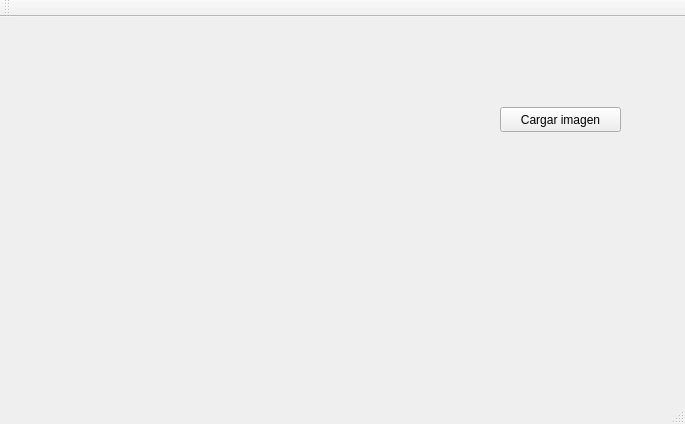
<?xml version="1.0" encoding="UTF-8"?>
<ui version="4.0">
 <class>MainWindow</class>
 <widget class="QMainWindow" name="MainWindow">
  <property name="geometry">
   <rect>
    <x>0</x>
    <y>0</y>
    <width>685</width>
    <height>424</height>
   </rect>
  </property>
  <property name="windowTitle">
   <string>MainWindow</string>
  </property>
  <widget class="QWidget" name="centralWidget">
   <widget class="QPushButton" name="pushButton">
    <property name="geometry">
     <rect>
      <x>500</x>
      <y>90</y>
      <width>121</width>
      <height>25</height>
     </rect>
    </property>
    <property name="text">
     <string>Cargar imagen</string>
    </property>
   </widget>
   <widget class="QLabel" name="imagen">
    <property name="geometry">
     <rect>
      <x>30</x>
      <y>0</y>
      <width>441</width>
      <height>361</height>
     </rect>
    </property>
    <property name="text">
     <string/>
    </property>
   </widget>
  </widget>
  <widget class="QMenuBar" name="menuBar">
   <property name="geometry">
    <rect>
     <x>0</x>
     <y>0</y>
     <width>685</width>
     <height>22</height>
    </rect>
   </property>
  </widget>
  <widget class="QToolBar" name="mainToolBar">
   <attribute name="toolBarArea">
    <enum>TopToolBarArea</enum>
   </attribute>
   <attribute name="toolBarBreak">
    <bool>false</bool>
   </attribute>
  </widget>
  <widget class="QStatusBar" name="statusBar"/>
 </widget>
 <layoutdefault spacing="6" margin="11"/>
 <resources/>
 <connections/>
</ui>
